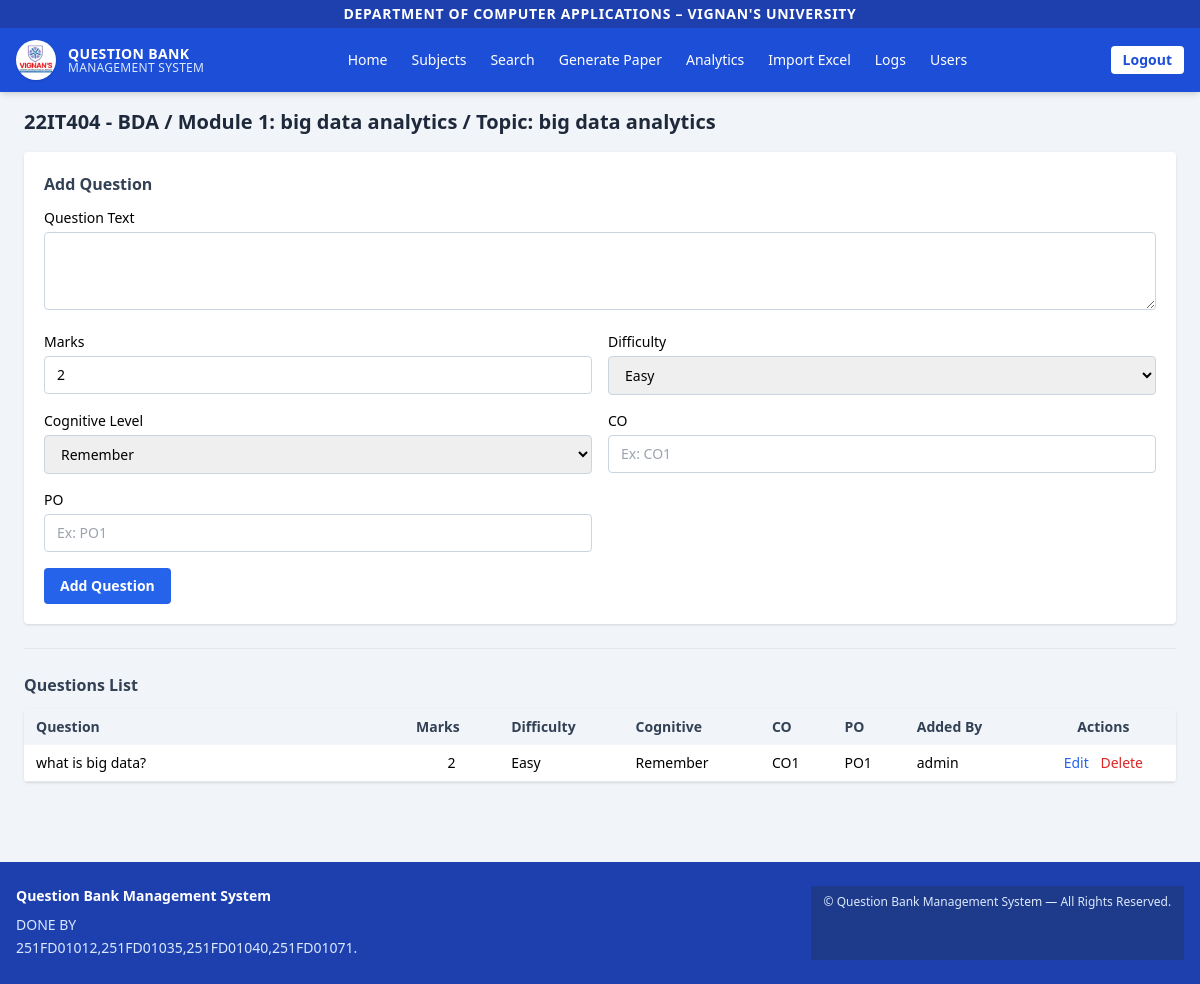
The app's page /topics/3/questions (signed in) with its own data.
### tables this page shows
CREATE TABLE subjects (
            id INTEGER PRIMARY KEY AUTOINCREMENT,
            code TEXT NOT NULL,
            name TEXT NOT NULL
        );

CREATE TABLE modules (
            id INTEGER PRIMARY KEY AUTOINCREMENT,
            subject_id INTEGER NOT NULL,
            module_no INTEGER NOT NULL,
            title TEXT NOT NULL,
            FOREIGN KEY (subject_id) REFERENCES subjects(id)
        );

CREATE TABLE topics (
            id INTEGER PRIMARY KEY AUTOINCREMENT,
            module_id INTEGER NOT NULL,
            name TEXT NOT NULL,
            FOREIGN KEY (module_id) REFERENCES modules(id)
        );

CREATE TABLE questions (
            id INTEGER PRIMARY KEY AUTOINCREMENT,
            topic_id INTEGER NOT NULL,
            question_text TEXT NOT NULL,
            marks INTEGER NOT NULL,
            difficulty TEXT NOT NULL,           -- Easy / Medium / Hard
            cognitive_level TEXT NOT NULL,      -- Remember / Understand / Apply / Analyze / Evaluate / Create
            co TEXT,                            -- e.g. CO1, CO2
            po TEXT,                            -- e.g. PO1, PO2
            created_by INTEGER,                 -- user id (faculty/admin)
            FOREIGN KEY (topic_id) REFERENCES topics(id)
        );

CREATE TABLE users (
            id INTEGER PRIMARY KEY AUTOINCREMENT,
            username TEXT UNIQUE NOT NULL,
            password_hash TEXT NOT NULL,
            role TEXT NOT NULL                 -- 'admin' or 'faculty'
        );

### app.py (the view, shortened to what this page needs)
@app.route("/topics/<int:topic_id>/questions", methods=["GET", "POST"])
@login_required
def questions(topic_id):
    conn = get_db()
    cur = conn.cursor()
    cur.execute(
        """
        SELECT t.*, m.module_no, m.title AS module_title,
               s.code AS subject_code, s.name AS subject_name
        FROM topics t
        JOIN modules m ON t.module_id = m.id
        JOIN subjects s ON m.subject_id = s.id
        WHERE t.id=?
    """,
        (topic_id,),
    )
    topic = cur.fetchone()
    if not topic:
        conn.close()
        flash("Topic not found.", "error")
        return redirect(url_for("subjects"))
    cur.execute(
        "SELECT q.*, u.username as author FROM questions q "
        "LEFT JOIN users u ON q.created_by = u.id "
        "WHERE q.topic_id=? ORDER BY q.id DESC",
        (topic_id,),
    )
    questions_list = cur.fetchall()
    conn.close()
    return render_template("questions.html", topic=topic, questions=questions_list)

### app.py (called while the page is built)
def get_db():
    conn = sqlite3.connect(DB_NAME)
    conn.row_factory = sqlite3.Row
    return conn

def login_required(f):
    @wraps(f)
    def decorated(*args, **kwargs):
        if "user_id" not in session:
            flash("Please login to continue.", "error")
            return redirect(url_for("login", next=request.path))
        return f(*args, **kwargs)
    return decorated

### templates/questions.html (shortened to what this page needs)
{% extends "base.html" %}
{% block content %}
<h2 class="text-xl font-semibold text-slate-800 mb-4">
    {{ topic.subject_code }} - {{ topic.subject_name }} / Module {{ topic.module_no }}: {{ topic.module_title }} / Topic: {{ topic.name }}
</h2>
<div class="bg-white rounded shadow p-5 mb-6">
    <h3 class="text-base font-semibold text-slate-700 mb-3">Add Question</h3>
    <form method="POST" class="grid md:grid-cols-2 gap-4">
        <div class="md:col-span-2">
            <label class="text-sm block mb-1">Question Text</label>
            <textarea name="question_text" required rows="3"
                      class="w-full border border-slate-300 rounded px-3 py-2 text-sm focus:ring-2 focus:ring-blue-500"></textarea>
        </div>
        <div>
            <label class="text-sm block mb-1">Marks</label>
            <input type="number" name="marks" value="2" min="1"
                   class="w-full border border-slate-300 rounded px-3 py-2 text-sm focus:ring-2 focus:ring-blue-500">
        </div>
        <div>
            <label class="text-sm block mb-1">Difficulty</label>
            <select name="difficulty"
                    class="w-full border border-slate-300 rounded px-3 py-2 text-sm focus:ring-2 focus:ring-blue-500">
                <option>Easy</option>
            </select>
        </div>
        <div>
            <label class="text-sm block mb-1">Cognitive Level</label>
            <select name="cognitive_level"
                    class="w-full border border-slate-300 rounded px-3 py-2 text-sm focus:ring-2 focus:ring-blue-500">
                <option>Remember</option>
            </select>
        </div>
        <div>
            <label class="text-sm block mb-1">CO</label>
            <input type="text" name="co" placeholder="Ex: CO1"
                   class="w-full border border-slate-300 rounded px-3 py-2 text-sm focus:ring-2 focus:ring-blue-500">
        </div>
        <div>
            <label class="text-sm block mb-1">PO</label>
            <input type="text" name="po" placeholder="Ex: PO1"
                   class="w-full border border-slate-300 rounded px-3 py-2 text-sm focus:ring-2 focus:ring-blue-500">
        </div>
        <div class="md:col-span-2">
            <button
                class="bg-blue-600 text-white px-4 py-2 rounded text-sm font-semibold hover:bg-blue-700 transition">
                Add Question
            </button>
        </div>
    </form>
</div>
<hr class="my-6">
<h3 class="text-base font-semibold text-slate-700 mb-3">Questions List</h3>
<div class="overflow-x-auto bg-white rounded shadow">
    <table class="min-w-full text-sm">
        <thead class="bg-slate-100">
            <tr class="text-left text-slate-700">
                <th class="px-3 py-2">Question</th>
                <th class="px-3 py-2">Marks</th>
                <th class="px-3 py-2">Difficulty</th>
                <th class="px-3 py-2">Cognitive</th>
                <th class="px-3 py-2">CO</th>
                <th class="px-3 py-2">PO</th>
                <th class="px-3 py-2">Added By</th>
                <th class="px-3 py-2 text-center">Actions</th>
            </tr>
        </thead>
        <tbody>
        {% for q in questions %}
            <tr class="border-b">
                <td class="px-3 py-2 w-[380px]">{{ q.question_text }}</td>
                <td class="px-3 py-2 text-center">{{ q.marks }}</td>
                <td class="px-3 py-2">{{ q.difficulty }}</td>
                <td class="px-3 py-2">{{ q.cognitive_level }}</td>
                <td class="px-3 py-2">{{ q.co }}</td>
                <td class="px-3 py-2">{{ q.po }}</td>
                <td class="px-3 py-2">{{ q.author }}</td>
                <td class="px-3 py-2 text-center">
                    <a href="{{ url_for('edit_question', question_id=q.id) }}"
                       class="text-blue-600 hover:underline mr-2">Edit</a>
                    <form method="post" class="inline">
                        <button onclick="return confirm('Delete this question?')"
                                class="text-red-600 hover:underline">
                            Delete
                        </button>
                    </form>
                </td>
            </tr>
        {% else %}
            <tr>
                <td colspan="8" class="text-center text-slate-500 py-4">
                    No questions added yet.
                </td>
            </tr>
        {% endfor %}
        </tbody>
    </table>
</div>
{% endblock %}

### records on screen
subjects: subject_code "22IT404", subject_name "BDA"
modules: module_no "1", module_title "big data analytics"
topics: name "big data analytics"
questions: question_text "what is big data?", marks "2", difficulty "Easy", cognitive_level "Remember", co "CO1", po "PO1", author "admin"
